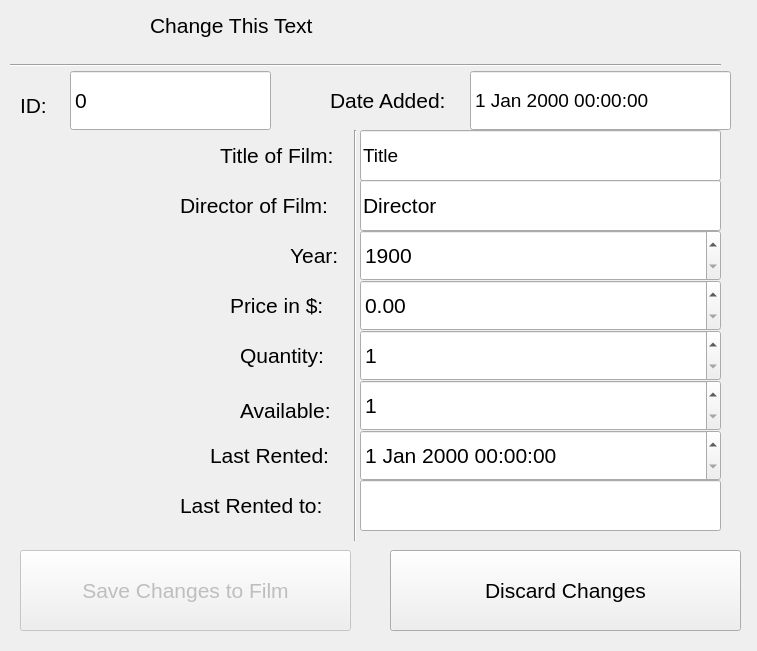
<?xml version="1.0" encoding="UTF-8"?>
<ui version="4.0">
 <class>RentalsForm</class>
 <widget class="QMainWindow" name="RentalsForm">
  <property name="geometry">
   <rect>
    <x>0</x>
    <y>0</y>
    <width>757</width>
    <height>651</height>
   </rect>
  </property>
  <property name="windowTitle">
   <string>MainWindow</string>
  </property>
  <widget class="QWidget" name="centralwidget">
   <widget class="QLabel" name="rentalsHeaderText">
    <property name="geometry">
     <rect>
      <x>150</x>
      <y>10</y>
      <width>421</width>
      <height>31</height>
     </rect>
    </property>
    <property name="font">
     <font>
      <pointsize>16</pointsize>
     </font>
    </property>
    <property name="text">
     <string>Change This Text</string>
    </property>
   </widget>
   <widget class="Line" name="line">
    <property name="geometry">
     <rect>
      <x>10</x>
      <y>50</y>
      <width>711</width>
      <height>31</height>
     </rect>
    </property>
    <property name="orientation">
     <enum>Qt::Horizontal</enum>
    </property>
   </widget>
   <widget class="QLabel" name="label_2">
    <property name="geometry">
     <rect>
      <x>220</x>
      <y>140</y>
      <width>131</width>
      <height>31</height>
     </rect>
    </property>
    <property name="font">
     <font>
      <pointsize>16</pointsize>
     </font>
    </property>
    <property name="text">
     <string>Title of Film:</string>
    </property>
   </widget>
   <widget class="Line" name="line_2">
    <property name="geometry">
     <rect>
      <x>340</x>
      <y>130</y>
      <width>31</width>
      <height>411</height>
     </rect>
    </property>
    <property name="orientation">
     <enum>Qt::Vertical</enum>
    </property>
   </widget>
   <widget class="QLineEdit" name="rentalsTitleField">
    <property name="geometry">
     <rect>
      <x>360</x>
      <y>130</y>
      <width>361</width>
      <height>51</height>
     </rect>
    </property>
    <property name="font">
     <font>
      <pointsize>14</pointsize>
     </font>
    </property>
    <property name="text">
     <string>Title</string>
    </property>
   </widget>
   <widget class="QSpinBox" name="rentalsIdField">
    <property name="geometry">
     <rect>
      <x>70</x>
      <y>70</y>
      <width>201</width>
      <height>61</height>
     </rect>
    </property>
    <property name="font">
     <font>
      <pointsize>16</pointsize>
     </font>
    </property>
    <property name="readOnly">
     <bool>true</bool>
    </property>
    <property name="buttonSymbols">
     <enum>QAbstractSpinBox::NoButtons</enum>
    </property>
   </widget>
   <widget class="QLabel" name="label">
    <property name="geometry">
     <rect>
      <x>180</x>
      <y>190</y>
      <width>171</width>
      <height>31</height>
     </rect>
    </property>
    <property name="sizePolicy">
     <sizepolicy hsizetype="Preferred" vsizetype="Preferred">
      <horstretch>0</horstretch>
      <verstretch>0</verstretch>
     </sizepolicy>
    </property>
    <property name="font">
     <font>
      <pointsize>16</pointsize>
     </font>
    </property>
    <property name="text">
     <string>Director of Film:</string>
    </property>
   </widget>
   <widget class="QLabel" name="label_3">
    <property name="geometry">
     <rect>
      <x>20</x>
      <y>90</y>
      <width>41</width>
      <height>31</height>
     </rect>
    </property>
    <property name="font">
     <font>
      <pointsize>16</pointsize>
     </font>
    </property>
    <property name="text">
     <string>ID:</string>
    </property>
   </widget>
   <widget class="QLineEdit" name="rentalsDirectorField">
    <property name="geometry">
     <rect>
      <x>360</x>
      <y>180</y>
      <width>361</width>
      <height>51</height>
     </rect>
    </property>
    <property name="font">
     <font>
      <pointsize>16</pointsize>
     </font>
    </property>
    <property name="text">
     <string>Director</string>
    </property>
   </widget>
   <widget class="QLabel" name="label_4">
    <property name="geometry">
     <rect>
      <x>290</x>
      <y>240</y>
      <width>61</width>
      <height>31</height>
     </rect>
    </property>
    <property name="font">
     <font>
      <pointsize>16</pointsize>
     </font>
    </property>
    <property name="text">
     <string>Year:</string>
    </property>
   </widget>
   <widget class="QSpinBox" name="rentalsYearField">
    <property name="geometry">
     <rect>
      <x>360</x>
      <y>230</y>
      <width>361</width>
      <height>51</height>
     </rect>
    </property>
    <property name="font">
     <font>
      <pointsize>16</pointsize>
     </font>
    </property>
    <property name="minimum">
     <number>1900</number>
    </property>
    <property name="maximum">
     <number>2100</number>
    </property>
   </widget>
   <widget class="QLabel" name="label_5">
    <property name="geometry">
     <rect>
      <x>230</x>
      <y>290</y>
      <width>111</width>
      <height>31</height>
     </rect>
    </property>
    <property name="font">
     <font>
      <pointsize>16</pointsize>
     </font>
    </property>
    <property name="text">
     <string>Price in $:</string>
    </property>
   </widget>
   <widget class="QDoubleSpinBox" name="rentalsPriceField">
    <property name="geometry">
     <rect>
      <x>360</x>
      <y>280</y>
      <width>361</width>
      <height>51</height>
     </rect>
    </property>
    <property name="font">
     <font>
      <pointsize>16</pointsize>
     </font>
    </property>
    <property name="maximum">
     <double>22.000000000000000</double>
    </property>
    <property name="singleStep">
     <double>0.500000000000000</double>
    </property>
   </widget>
   <widget class="QDateTimeEdit" name="rentalsDateAddedField">
    <property name="geometry">
     <rect>
      <x>470</x>
      <y>70</y>
      <width>261</width>
      <height>61</height>
     </rect>
    </property>
    <property name="font">
     <font>
      <pointsize>14</pointsize>
     </font>
    </property>
    <property name="readOnly">
     <bool>true</bool>
    </property>
    <property name="buttonSymbols">
     <enum>QAbstractSpinBox::NoButtons</enum>
    </property>
   </widget>
   <widget class="QLabel" name="label_6">
    <property name="geometry">
     <rect>
      <x>330</x>
      <y>80</y>
      <width>131</width>
      <height>41</height>
     </rect>
    </property>
    <property name="font">
     <font>
      <pointsize>16</pointsize>
     </font>
    </property>
    <property name="text">
     <string>Date Added:</string>
    </property>
   </widget>
   <widget class="QLabel" name="label_7">
    <property name="geometry">
     <rect>
      <x>240</x>
      <y>340</y>
      <width>101</width>
      <height>31</height>
     </rect>
    </property>
    <property name="font">
     <font>
      <pointsize>16</pointsize>
     </font>
    </property>
    <property name="text">
     <string>Quantity:</string>
    </property>
   </widget>
   <widget class="QSpinBox" name="rentalsQuantityField">
    <property name="geometry">
     <rect>
      <x>360</x>
      <y>330</y>
      <width>361</width>
      <height>51</height>
     </rect>
    </property>
    <property name="font">
     <font>
      <pointsize>16</pointsize>
     </font>
    </property>
    <property name="minimum">
     <number>1</number>
    </property>
    <property name="maximum">
     <number>10</number>
    </property>
   </widget>
   <widget class="QLabel" name="label_8">
    <property name="geometry">
     <rect>
      <x>240</x>
      <y>390</y>
      <width>101</width>
      <height>41</height>
     </rect>
    </property>
    <property name="font">
     <font>
      <pointsize>16</pointsize>
     </font>
    </property>
    <property name="text">
     <string>Available:</string>
    </property>
   </widget>
   <widget class="QSpinBox" name="rentalsAvailableField">
    <property name="geometry">
     <rect>
      <x>360</x>
      <y>380</y>
      <width>361</width>
      <height>51</height>
     </rect>
    </property>
    <property name="font">
     <font>
      <pointsize>16</pointsize>
     </font>
    </property>
    <property name="minimum">
     <number>1</number>
    </property>
    <property name="maximum">
     <number>10</number>
    </property>
   </widget>
   <widget class="QLabel" name="label_9">
    <property name="geometry">
     <rect>
      <x>210</x>
      <y>440</y>
      <width>131</width>
      <height>31</height>
     </rect>
    </property>
    <property name="font">
     <font>
      <pointsize>16</pointsize>
     </font>
    </property>
    <property name="text">
     <string>Last Rented:</string>
    </property>
   </widget>
   <widget class="QDateTimeEdit" name="rentalsLastRentedField">
    <property name="geometry">
     <rect>
      <x>360</x>
      <y>430</y>
      <width>361</width>
      <height>51</height>
     </rect>
    </property>
    <property name="font">
     <font>
      <pointsize>16</pointsize>
     </font>
    </property>
   </widget>
   <widget class="QLabel" name="label_10">
    <property name="geometry">
     <rect>
      <x>180</x>
      <y>490</y>
      <width>161</width>
      <height>31</height>
     </rect>
    </property>
    <property name="font">
     <font>
      <pointsize>16</pointsize>
     </font>
    </property>
    <property name="text">
     <string>Last Rented to:</string>
    </property>
   </widget>
   <widget class="QLineEdit" name="rentalsLastRentedTo">
    <property name="geometry">
     <rect>
      <x>360</x>
      <y>480</y>
      <width>361</width>
      <height>51</height>
     </rect>
    </property>
    <property name="font">
     <font>
      <pointsize>14</pointsize>
     </font>
    </property>
   </widget>
   <widget class="QPushButton" name="rentalsSaveChanges">
    <property name="enabled">
     <bool>false</bool>
    </property>
    <property name="geometry">
     <rect>
      <x>20</x>
      <y>550</y>
      <width>331</width>
      <height>81</height>
     </rect>
    </property>
    <property name="font">
     <font>
      <pointsize>16</pointsize>
     </font>
    </property>
    <property name="text">
     <string>Save Changes to Film</string>
    </property>
   </widget>
   <widget class="QPushButton" name="rentalsDiscardChanges">
    <property name="geometry">
     <rect>
      <x>390</x>
      <y>550</y>
      <width>351</width>
      <height>81</height>
     </rect>
    </property>
    <property name="font">
     <font>
      <pointsize>16</pointsize>
     </font>
    </property>
    <property name="text">
     <string>Discard Changes</string>
    </property>
   </widget>
  </widget>
 </widget>
 <resources/>
 <connections/>
</ui>
